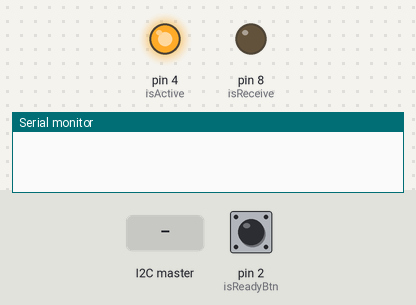
Bench run of a sketch on a simulated Arduino Uno, built with avr-gcc and run on an emulated ATmega328P. On the bench: output pins drawn as LEDs (lit = HIGH), the last lines printed to the serial monitor. Dashed ring = blinking. The inputs (shaded band) are chosen by the test bench; at power-on: pin 2 (isReadyBtn) HIGH.

Above: at 1.2 s.
1.3 s: pin 2 (isReadyBtn) pulled LOW for 1 s
At 1.62 s:
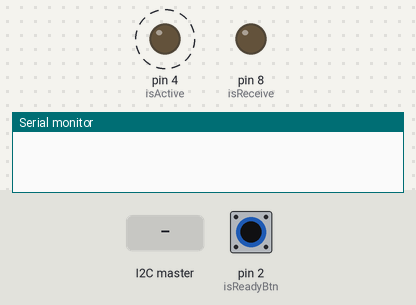
3.8 s: the I2C master sends the byte 1
5.3 s: pin 2 (isReadyBtn) pulled LOW for 3.2 s
At 9.4 s:
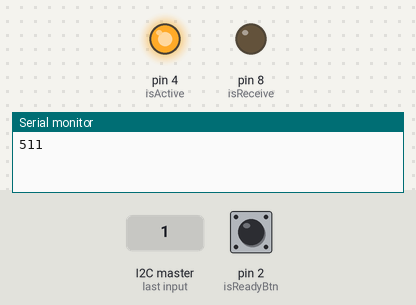
10.0 s: pin 2 (isReadyBtn) pulled LOW for 0.15 s
At 11.3 s:
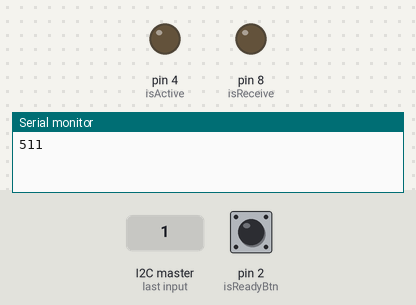
Timing chart, 0 to 12.6 s (numbered marks = the images above; inputs shaded):
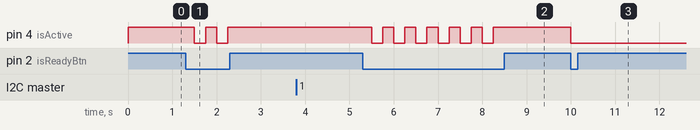

Measured:
- after the input at 1.3 s, pin 4 (isActive): alternates HIGH for 0.25 s and LOW for 0.25 s, 4 changes in all, then stays HIGH, starting after 0.20 s
- after the input at 5.3 s, pin 4 (isActive): alternates HIGH for 0.25 s and LOW for 0.25 s, 12 changes in all, then stays HIGH, starting after 0.20 s
- after the input at 10.0 s, pin 4 (isActive): HIGH → LOW at once

The sketch:

SlaveA.ino
```cpp
#include <Wire.h>

const int isReadyBtn = 2;
const int isActive = 4;
const int isReceive = 8;

int isReadyState = 1;
bool isReady = true;

byte data[2];
int result;

void setup() {
  Serial.begin(9600);
  Wire.begin(9);
  Wire.onReceive(getEvent);
  pinMode(isReadyBtn, INPUT);
  pinMode(isActive, OUTPUT);
  pinMode(isReceive, OUTPUT);
}

void loop() {
  isReadyState = digitalRead(isReadyBtn);

  if (isReadyState == LOW) {
    isReady = !isReady;
  }

  if (isReady == 1){
    digitalWrite(isActive, HIGH);
  } else {
    digitalWrite(isActive, LOW);
  }

  delay(250);
}

void getEvent() {
  while (Wire.available()) {
    for (int i=0;i<2;i++) {
      data[i] = Wire.read();
    }

    // 2 bytes to int
    result = data[0];
    result = (result<<8) | data[1];

    digitalWrite(isReceive, HIGH);
    delay(250);
    digitalWrite(isReceive, LOW);
    delay(250);

    Serial.println(result);
  }
}
```
